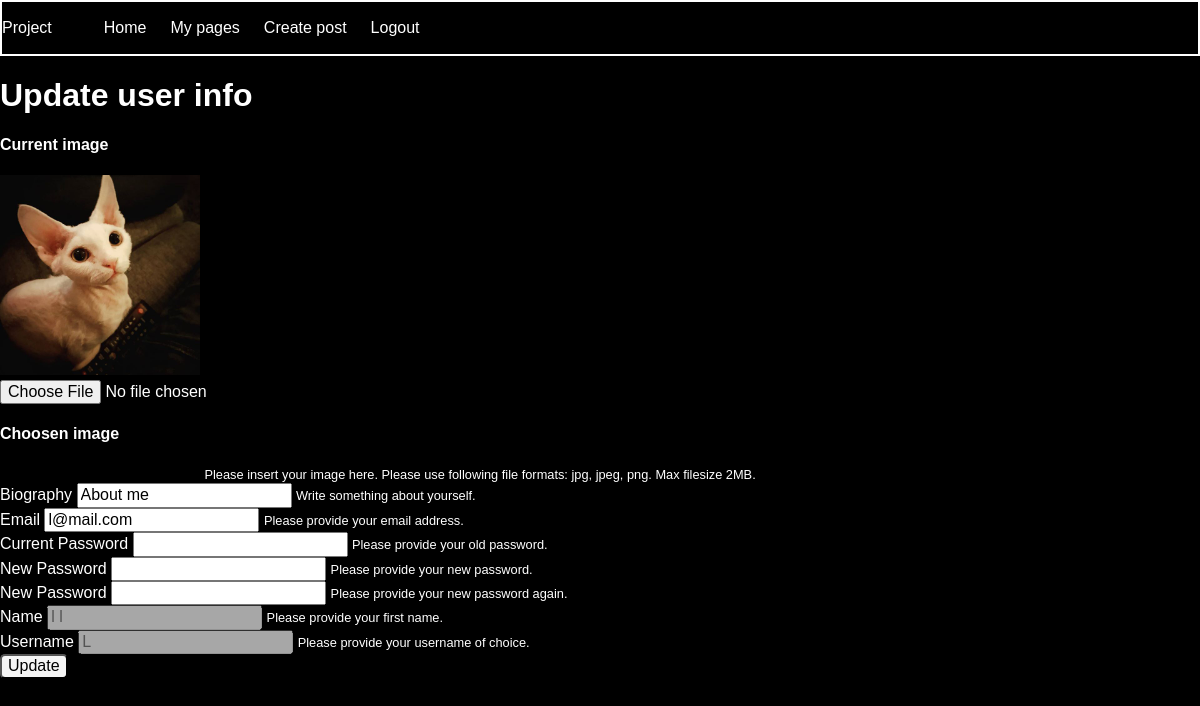
The page /update-user-page.php (signed in) on the database as committed earlier.
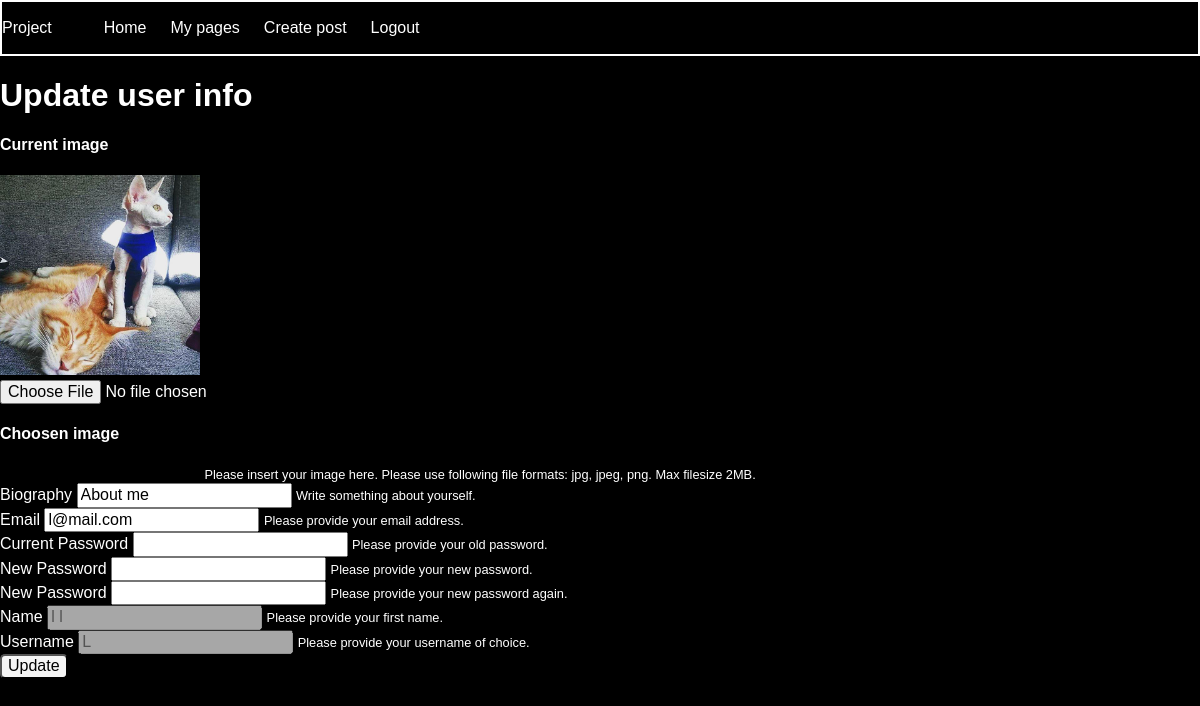
The same page on the database as committed later.
### tables this page shows
CREATE TABLE "users" (
	`id`	INTEGER PRIMARY KEY AUTOINCREMENT,
	`name`	TEXT,
	`password`	TEXT,
	`email`	TEXT,
	`profile_image_url`	TEXT,
	`username`	TEXT,
	`bio`	TEXT
);

### app/database/database-functions.php (called while the page is built, shortened)
<?php
function connectToDB(){
    $config = require dirname(__DIR__).'/config.php';
    $pdo = new PDO($config['database_path']);
    return $pdo;
}
function getUser($userId){
    $pdo = connectToDB();
    $statement = $pdo->prepare('SELECT id, name, email, profile_image_url, username, bio FROM users WHERE id = :id');
    $statement->bindParam(':id', $userId, PDO::PARAM_INT);
    $statement->execute();
    $user = $statement->fetch(PDO::FETCH_ASSOC);
    return $user;
}

### app/autoload.php (called while the page is built, shortened)
<?php
require __DIR__.'/database/database-functions.php';
if (isset($_SESSION['user'])) {
    $loggedInUser = getUser($_SESSION['user']);
};

### update-user-page.php (the view, shortened to what this page needs)
<?php
 require __DIR__.'/views/header.php'; ?>
<article>
    <h1>Update user info</h1>
    <form action="app/users/update.php" method="post" enctype="multipart/form-data">
        <h4>Current image</h4>
        <img src="<?= $loggedInUser['profile_image_url']?>" alt="">
        <div class=" form-group" class="image-wrapper">
            <input type="file" name="image" accept=".jpg, .jpeg, .png" onchange="preview_image(event)">
            <h4>Choosen image</h4>
            <small>Please insert your image here. Please use following file formats: jpg,
                jpeg, png. Max filesize 2MB.</small>
        </div>
        <div class="form-group">
            <label for="email">Biography</label>
            <input type="bio" name="bio" value="<?= $loggedInUser['bio'];?>">
            <small>Write something about yourself.</small>
        </div>
        <div class="form-group">
            <label for="email">Email</label>
            <input type="email" name="email" placeholder="email@email.com" value="<?= $loggedInUser['email'];?>"
                required>
            <small>Please provide your email address.</small>
        </div>
        <div class="form-group">
            <label for="password">Current Password</label>
            <input type="password" name="current-password">
            <small>Please provide your old password.</small>
        </div>
        <div class="form-group">
            <label for="password">New Password</label>
            <input type="password" name="new-password">
            <small>Please provide your new password.</small>
        </div>
        <div class="form-group">
            <label for="password">New Password</label>
            <input type="password" name="password-control">
            <small>Please provide your new password again.</small>
        </div>
        <div class="form-group">
            <label for="first-name">Name</label>
            <input type="first-name" name="name" value="<?= $loggedInUser['name'];?>" disabled>
            <small>Please provide your first name.</small>
        </div>
        <div class="form-group">
            <label for="username">Username</label>
            <input type="username" name="username" value="<?= $loggedInUser['username'];?>" disabled>
            <small>Please provide your username of choice.</small>
        </div>
        <button type="submit">Update</button>
    </form>
</article>
<?php require __DIR__.'/views/footer.php'; ?>

Rows that differ between the two databases and show on the page:
changed users "About me": profile_image_url: a different picture
